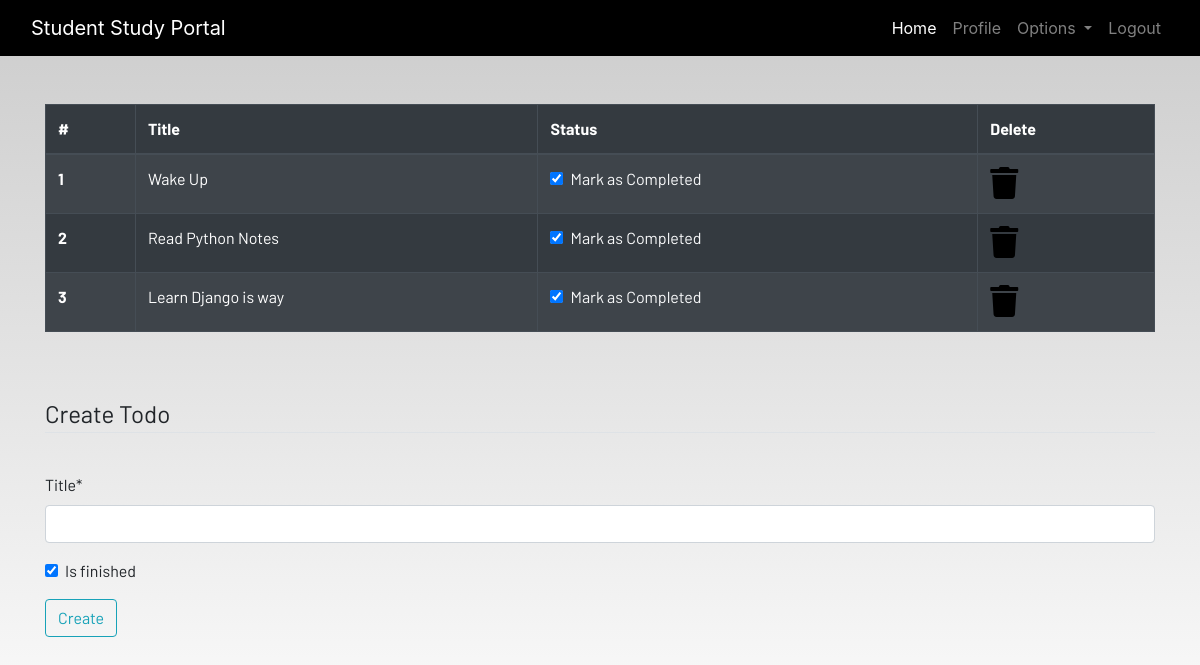
The page /todo/ (signed in) on the database its author committed.
### dashboard/models.py (models this page shows, shortened)
class Todo(models.Model):
    user = models.ForeignKey(User,on_delete=models.CASCADE)
    title = models.CharField(max_length=50)
    is_finished = models.BooleanField(default=True)

### dashboard/views.py (the view)
# urls.py: path('todo/', views.todo,name='todo'),
@login_required
def todo(request):
    if request.method == "POST":
        form = TodoForm(request.POST)
        if form.is_valid():
            try:
                finished = request.POST['is_finished']
                if finished == 'on':
                    finished = True
                else:
                    finished = False
            except:
                finished = False
            todos = Todo(
                user = request.user,
                title = request.POST['title'],
                is_finished = finished
            )
            todos.save()
            messages.success(request,f'Todos Added from {request.user.username} Successfull!!')
    else:
        form = TodoForm()
    todo = Todo.objects.filter(user=request.user)
    if len(todo) == 0:
        todos_done = True
    else:
        todos_done = False
    context = {'todos':todo,'form':form,'todos_done':todos_done}
    return render(request,'dashboard/todo.html',context)

### dashboard/forms.py
class TodoForm(forms.ModelForm):
    class Meta:
        model = Todo
        fields = ['title','is_finished']

### dashboard/templates/dashboard/todo.html (shortened to what this page needs)
{% extends 'dashboard/base.html' %}
{% load static %}
{% load crispy_forms_tags %}
{% block content %}
<div class="container">
    {% if not todos_done %}
    <table class="table table-striped table-bordered table-hover table-dark">
        <thead>
            <tr>
                <th scope="col">#</th>
                <th scope="col">Title</th>
                <th scope="col">Status</th>
                <th scope="col">Delete</th>
            </tr>
        </thead>
        <tbody>
            {% for todo in todos %}
            <tr>
                <th scope="row">{{forloop.counter}}</th>
                <td>{{todo.title}}</td>
                <td>
                    <a href="{% url 'update_todo' todo.id %}">
                        <div class="form-check">
                            {% if todo.is_finished == True %}
                            <input class="form-check-input" type="checkbox" value="" checked >
                            {% else %}
                            <input class="form-check-input" type="checkbox" value="">
                            {% endif %}
                            <label class="form-check-label text-light" for="flexCheckDefault">
                                Mark as Completed
                            </label>
                        </div>
                    </a>
                </td>
                <td><a href="{% url 'delete_todo' todo.id %}"><i class="fa fa-trash fa-2x"></i></a></td>
            </tr>
            {% endfor %}
        </tbody>
    </table>
    {% else %}
    <h4>All tasks have been done!! create to add more</h4>
    {% endif %}
</div><br><br>
<div class="container">
    <form method="POST">
        <fieldset class="form-group">
            <legend class="border-bottom mb-4">Create Todo</legend>
        </fieldset>
        {{form|crispy}}
        <div class="form-group">
            <button href="" class="btn btn-outline-info" type="submit">
                Create
            </button>
        </div>
    </form>
</div>
{% endblock content %}

### dashboard/static/css/main.css (style rules this page uses)
html { scroll-behavior: smooth; height: 100%; width: 100%; }
a { text-decoration: none !important; color: black; }
html, body { max-width: 100%; overflow-x: hidden; height: 100%; width: 100%; }
body { background: linear-gradient(rgba(0, 0, 0, 0.2), rgba(255, 255, 255, 0.5)); overflow-x: hidden; background-repeat: no-repeat; }
.fa { color: black; }

### rows shown on the page
Todo: title "Wake Up"
Todo: title "Read Python Notes"
Todo: title "Learn Django is way"
